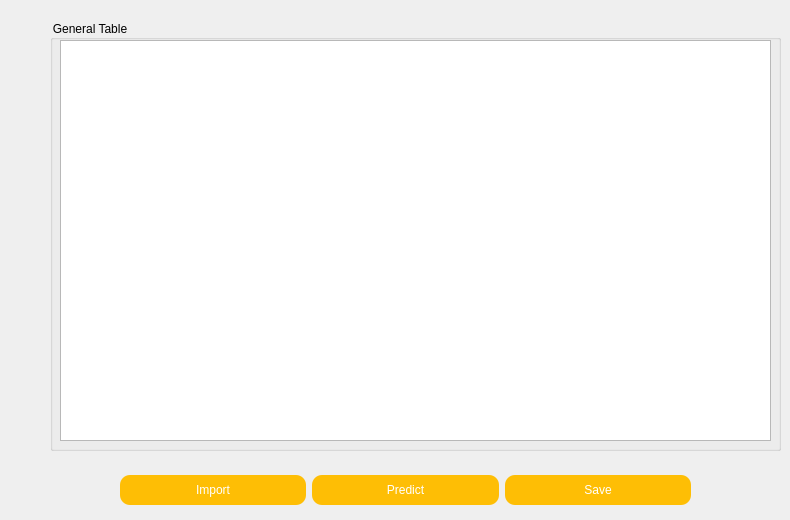
         <widget class="QWidget" name="Infor">
          <widget class="QWidget" name="horizontalLayoutWidget">
           <property name="geometry">
            <rect>
             <x>120</x>
             <y>470</y>
             <width>571</width>
             <height>41</height>
            </rect>
           </property>
           <layout class="QHBoxLayout" name="horizontalLayout_5">
            <item>
             <widget class="QPushButton" name="pushButtonImport">
              <property name="styleSheet">
               <string notr="true">QPushButton {
	background-color: rgb(254, 190, 5);
	color:rgb(255, 255, 255);
	text-align:center;
	font: 75 12pt &quot;Vinhan&quot;;
	height:30px;
	border:none;
	border-radius:10px;
	border-radius:10px;
}
</string>
              </property>
              <property name="text">
               <string>Import</string>
              </property>
              <property name="icon">
               <iconset>
                <normaloff>images/MainWindow/import.png</normaloff>
                <normalon>images/MainWindow/import.png</normalon>images/MainWindow/import.png</iconset>
              </property>
              <property name="iconSize">
               <size>
                <width>16</width>
                <height>16</height>
               </size>
              </property>
             </widget>
            </item>
            <item>
             <widget class="QPushButton" name="pushButtonPredictcsv">
              <property name="styleSheet">
               <string notr="true">QPushButton {
	background-color: rgb(254, 190, 5);
	color:rgb(255, 255, 255);
	text-align:center;
	font: 75 12pt &quot;Vinhan&quot;;
	height:30px;
	border:none;
	border-radius:10px;
	border-radius:10px;
}
</string>
              </property>
              <property name="text">
               <string>Predict</string>
              </property>
              <property name="icon">
               <iconset>
                <normaloff>images/MainWindow/train.png</normaloff>
                <normalon>images/MainWindow/train.png</normalon>images/MainWindow/train.png</iconset>
              </property>
              <property name="iconSize">
               <size>
                <width>18</width>
                <height>18</height>
               </size>
              </property>
             </widget>
            </item>
            <item>
             <widget class="QPushButton" name="pushButtonSave">
              <property name="styleSheet">
               <string notr="true">QPushButton {
	background-color: rgb(254, 190, 5);
	color:rgb(255, 255, 255);
	text-align:center;
	font: 75 12pt &quot;Vinhan&quot;;
	height:30px;
	border:none;
	border-radius:10px;
	border-radius:10px;
}
</string>
              </property>
              <property name="text">
               <string>Save</string>
              </property>
              <property name="icon">
               <iconset>
                <normaloff>images/MainWindow/save (2).png</normaloff>
                <normalon>images/MainWindow/save (2).png</normalon>images/MainWindow/save (2).png</iconset>
              </property>
              <property name="iconSize">
               <size>
                <width>16</width>
                <height>16</height>
               </size>
              </property>
             </widget>
            </item>
           </layout>
          </widget>
          <widget class="QGroupBox" name="groupBox_4">
           <property name="geometry">
            <rect>
             <x>50</x>
             <y>20</y>
             <width>731</width>
             <height>431</height>
            </rect>
           </property>
           <property name="styleSheet">
            <string notr="true">font: 75 9pt &quot;Vinhan&quot;;
color: rgb(0,0,0);</string>
           </property>
           <property name="title">
            <string>General Table</string>
           </property>
           <widget class="QTableWidget" name="tableWidgetView">
            <property name="geometry">
             <rect>
              <x>10</x>
              <y>20</y>
              <width>711</width>
              <height>401</height>
             </rect>
            </property>
           </widget>
          </widget>
         </widget>
